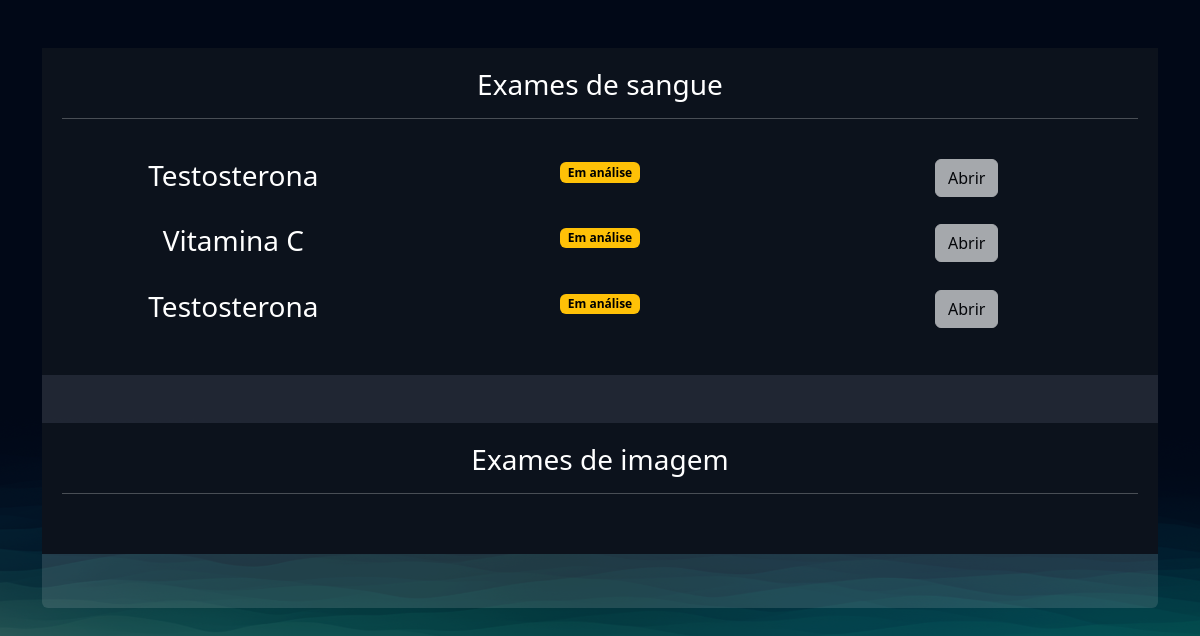
/exames/gerenciar_exames/ (signed in), run on an earlier commit of the app's database.
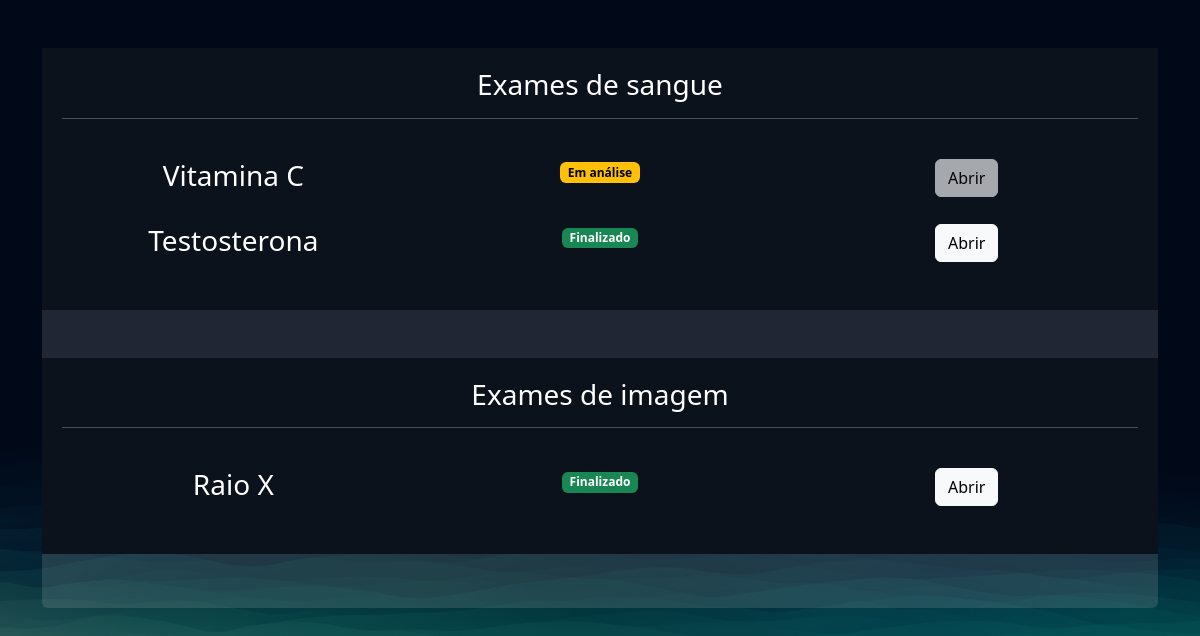
And on a later commit of the database.
### exames/models.py (models this page shows, shortened)
class SolicitacaoExame(models.Model):
    choice_status = (
        ('E', 'Em análise'),
        ('F', 'Finalizado')
    )
    usuario = models.ForeignKey(User, on_delete=models.DO_NOTHING)
    exame = models.ForeignKey(TipoExames, on_delete=models.DO_NOTHING)
    status = models.CharField(max_length=2, choices=choice_status)
    resultado = models.FileField(upload_to="resultados", null=True, blank=True)
    requer_senha = models.BooleanField(default=False)
    senha = models.CharField(max_length=6, null=True, blank=True)
    def badge_template(self):
        if self.status =="E":
            classes = "bg-warning"
            texto = "Em análise"
        elif self.status == "F":
            classes = "bg-success"
            texto = "Finalizado"
        return mark_safe(f'<span class="badge text-{classes}">{texto}</span>')

class TipoExames(models.Model):
    tipo_choices = (
        ('I', 'Exames de imagem'),
        ('S', 'Exames de sangue')
    )
    nome = models.CharField(max_length=50)
    tipo = models.CharField(max_length=1, choices=tipo_choices)
    preco = models.FloatField()
    disponivel = models.BooleanField(default=True)
    horario_inicial = models.IntegerField()
    horario_final = models.IntegerField()

### exames/views.py (the view)
# urls.py: path('gerenciar_exames/', views.gerenciar_exames, name="gerenciar_exames"),
@login_required
def gerenciar_exames(request):
    exames = SolicitacaoExame.objects.filter(usuario=request.user)
    return render(request, 'gerenciar_exames.html', {'exames': exames})

### exames/templates/gerenciar_exames.html (shortened to what this page needs)
{% extends "bases/base.html" %}
{% load static %}
{% block 'head' %}
    <link href="{% static 'exames/css/css.css' %}" rel="stylesheet">
    <link href="{% static 'exames/css/gerenciar_pedidos.css' %}" rel="stylesheet">
    <link href="{% static 'exames/css/gerenciar_exames.css' %}" rel="stylesheet">
{% endblock 'head' %}
{% block 'conteudo' %}
    <br>
    <br>
    <div class="container">
        <div class="card card-view">
            <div class="sub-card">
                <h3>Exames de sangue</h3>
                <hr>
                <br>
                {% for exame in exames  %}
                    {% if  exame.exame.tipo == 'S'%}
                        <div class="row">
                            <div class="col-md"><h3>{{exame.exame.nome}}</h3></div>
                            <div class="col-md">{{exame.badge_template}}</div>
                            <div class="col-md">
                                {% if exame.status == 'F' %}
                                    <a href="{% url "permitir_abrir_exame" exame.id %}" class="btn btn-light">Abrir</a>
                                {% else %}
                                    <a href="#" class="btn btn-light disabled">Abrir</a>
                                {% endif %}
                            </div>
                        </div>
                        <br>
                    {% endif %}
                {% endfor %}
            </div>
            <br>
            <br>
            <div class="sub-card">
                <h3>Exames de imagem</h3>
                <hr>
                <br>
                {% for exame in exames  %}
                    {% if  exame.exame.tipo == 'I'%}
                        <div class="row">
                            <div class="col-md"><h3>{{exame.exame.nome}}</h3></div>
                            <div class="col-md">{{exame.badge_template}}</div>
                            <div class="col-md">
                                {% if exame.status == 'F' %}
                                    <a href="{% url "permitir_abrir_exame" exame.id %}" class="btn btn-light">Abrir</a>
                                {% else %}
                                    <a href="#" class="btn btn-light disabled">Abrir</a>
                                {% endif %}
                            </div>
                        </div>
                        <br>
                    {% endif %}
                {% endfor %}
            </div>
        </div>
    </div>
{% endblock 'conteudo' %}

### templates/bases/base.html (shortened to what this page needs)
{% load static %}
<!doctype html>
<html lang="pt-BR">
  <head>
    <link href="https://cdn.jsdelivr.net/npm/bootstrap@5.3.1/dist/css/bootstrap.min.css" rel="stylesheet">
    <link href="{% static 'geral/css/base.css' %}" rel="stylesheet">
    {% block 'head' %}{% endblock %}
  </head>
  <body>
    {% block 'conteudo' %}{% endblock %}
  </body>
</html>

### templates/static/geral/css/base.css (style rules this page uses)
:root { --main-color: #151C34; --dark-color: #0C121C ; --light-color: #6DE6EE; --contrast-color: #f4c96b; --differential-color: #066668; }
* { color: white }

### templates/static/exames/css/css.css (style rules this page uses)
body { background-image: url('/static/geral/img/bg2.png'); background-size: cover; }
.card { background-color: rgba(217, 217, 217, .14); color: white; padding: 15px; }

### templates/static/exames/css/gerenciar_pedidos.css (style rules this page uses)
.card-view { text-align: center; padding: 0; border: none; height: 70vh; }

### templates/static/exames/css/gerenciar_exames.css (style rules this page uses)
.sub-card { background-color: var(--dark-color); padding: 20px; }

What changed in the data, as far as the page shows it:
removed SolicitacaoExame: exame.nome "Testosterona", badge_template "Em análise", shows "Abrir", shown under "Exames de sangue"
changed SolicitacaoExame "Testosterona": status "E" → "F" (drawn); badge_template "Em análise" → "Finalizado"
added SolicitacaoExame: exame.nome "Raio X", badge_template "Finalizado", shows "Abrir", shown under "Exames de imagem"
